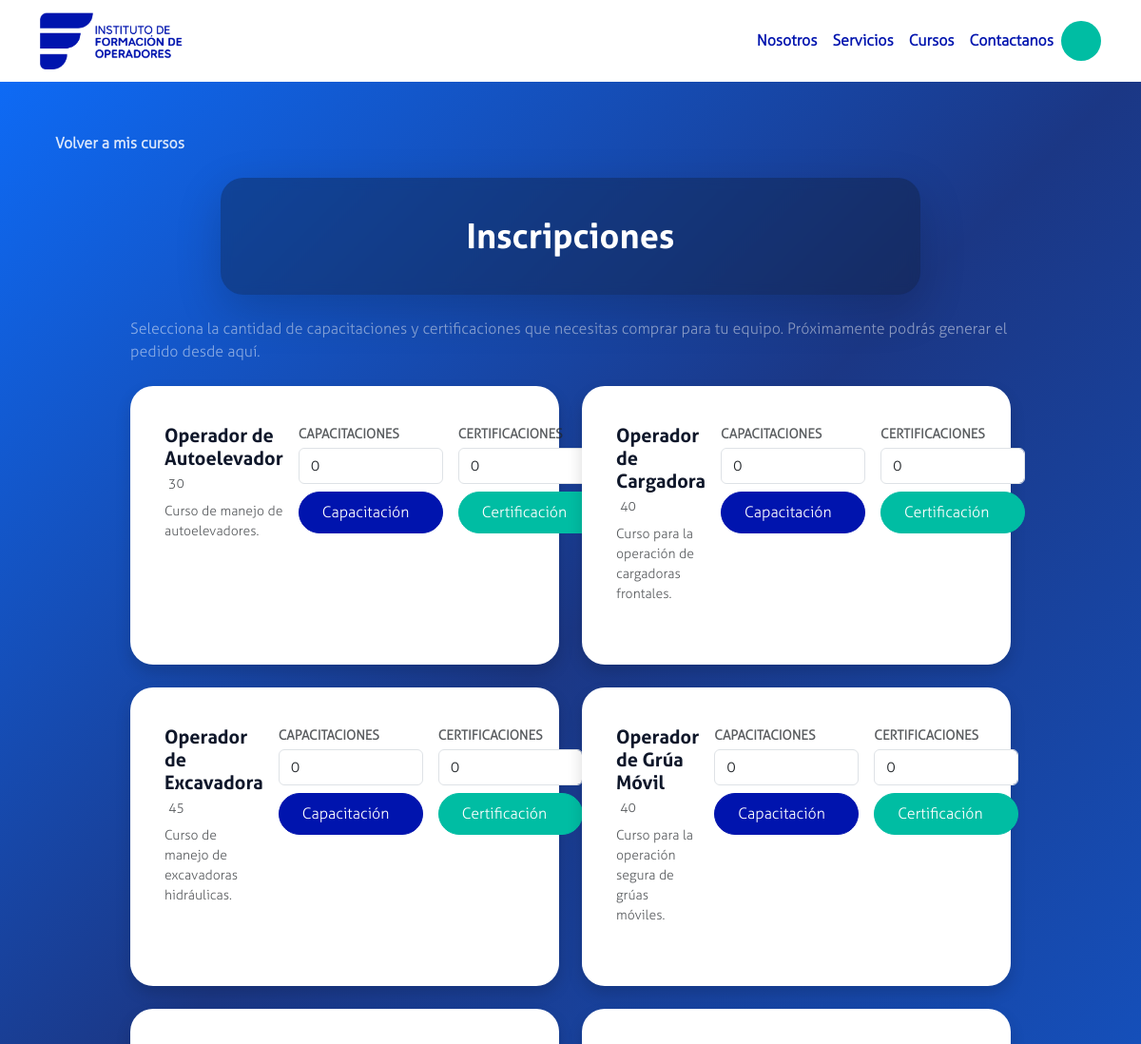
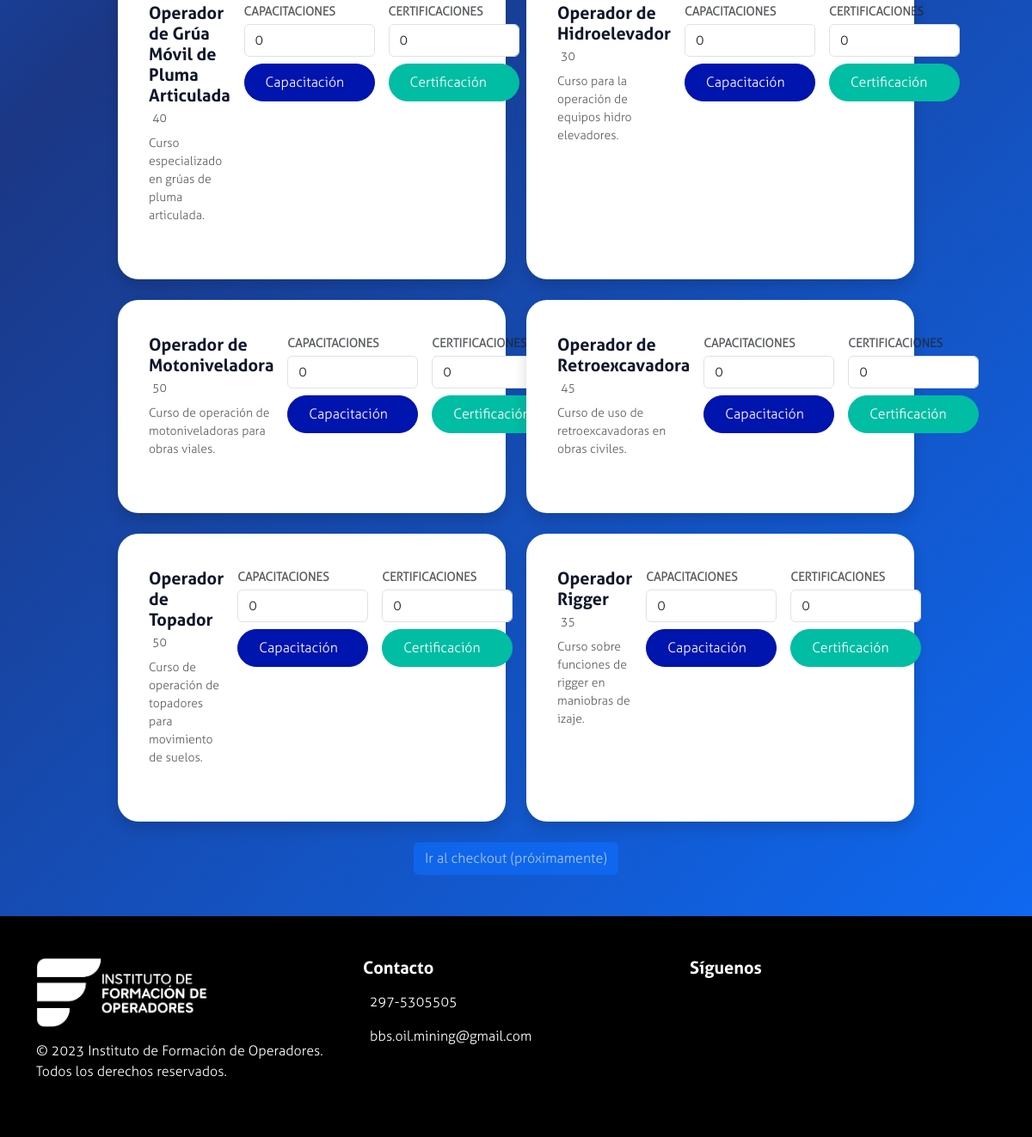
Screenshot of /inscripciones.php (signed in) with the database file from the repository (2 pictures, top to bottom).
### tables this page shows
CREATE TABLE `cursos` (
  `id_curso` int(11) NOT NULL,
  `nombre_curso` varchar(100) NOT NULL,
  `descripcion_curso` varchar(255) NOT NULL,
  `duracion` int(10) NOT NULL,
  `objetivos` varchar(100) NOT NULL,
  `id_complejidad` int(11) DEFAULT NULL
);

### inscripciones.php (the view, shortened to what this page needs)
<?php
$page_styles = '<link rel="stylesheet" href="assets/styles/style_configuracion.css">';
    ?>
    <?php
$pdo = getPdo();
$courses = [];
$coursesError = null;
try {
    $sqlCourses = <<<SQL
SELECT id_curso, nombre_curso, descripcion_curso, duracion, '' AS categoria
FROM cursos
ORDER BY nombre_curso ASC
SQL;
    $stmtCourses = $pdo->query($sqlCourses);
    $courses = $stmtCourses->fetchAll(PDO::FETCH_ASSOC);
} catch (Throwable $exception) {
    error_log('inscripciones.php courses query: ' . $exception->getMessage());
    $coursesError = 'No pudimos cargar la lista de cursos. Detalle: ' . $exception->getMessage();
}
?>
<!DOCTYPE html>
<html lang="es">
<?php include 'head.php'; ?>
<body class="config-page d-flex flex-column min-vh-100">
<?php include 'nav.php'; ?>
<header class="config-hero">
    <div class="container">
        <a href="mis_cursos.php" class="config-back"><i class="fas fa-arrow-left me-2"></i>Volver a mis cursos</a>
        <div class="row justify-content-center">
            <div class="col-xl-8">
                <div class="config-hero-card shadow-lg w-100 text-center">
                    <h1>Inscripciones</h1>
                </div>
            </div>
        </div>
    </div>
</header>
<main class="config-main flex-grow-1 py-5">
    <div class="container">
        <div class="row justify-content-center">
            <div class="col-12 col-xl-10">
                <div class="mb-4">
                    <p class="text-white-50 mb-0">Selecciona la cantidad de capacitaciones y certificaciones que necesitas comprar para tu equipo. Pr&oacute;ximamente podr&aacute;s generar el pedido desde aqu&iacute;.</p>
                </div>
                <?php if ($coursesError !== null): ?>
                    <div class="alert alert-danger" role="alert">
                        <?php echo htmlspecialchars($coursesError, ENT_QUOTES, 'UTF-8'); ?>
                    </div>
                <?php elseif (empty($courses)): ?>
                    <div class="config-card shadow text-center">
                        <p class="mb-0">Por el momento no hay cursos disponibles.</p>
                    </div>
                <?php else: ?>
                    <div class="row g-4">
                        <?php foreach ($courses as $course): ?>
                            <?php
                                $courseId = (int)($course['id_curso'] ?? 0);
                                $courseName = $course['nombre_curso'] ?? 'Curso';
                                $courseDesc = (string)($course['descripcion_curso'] ?? '');
                                if (function_exists('mb_strlen')) {
                                    $courseDescShort = mb_strlen($courseDesc, 'UTF-8') > 200
                                        ? mb_substr($courseDesc, 0, 200, 'UTF-8') . '...'
                                        : $courseDesc;
                                } else {
                                    $courseDescShort = strlen($courseDesc) > 200
                                        ? substr($courseDesc, 0, 200) . '...'
                                        : $courseDesc;
                                }
                                $courseDuration = $course['duracion'] ?? '';
                            ?>
                            <div class="col-12 col-lg-6">
                                <div class="config-card shadow mb-4 text-start h-100 d-flex flex-column">
                                    <div class="d-flex flex-column flex-md-row justify-content-between gap-3">
                                        <div class="flex-grow-1">
                                            <h2 class="h5 mb-1"><?php echo htmlspecialchars($courseName, ENT_QUOTES, 'UTF-8'); ?></h2>
                                            <div class="text-muted small mb-2">
                                                <?php if ($courseDuration !== ''): ?>
                                                    <span class="me-3"><i class="bi bi-clock me-1"></i><?php echo htmlspecialchars((string)$courseDuration, ENT_QUOTES, 'UTF-8'); ?></span>
                                                <?php endif; ?>
                                            </div>
                                            <p class="text-muted small mb-0"><?php echo htmlspecialchars($courseDescShort, ENT_QUOTES, 'UTF-8'); ?></p>
                                        </div>
                                        <div class="d-flex flex-column flex-md-row gap-3 align-items-stretch" style="min-width: 320px;">
                                            <div class="d-flex flex-column flex-fill">
                                                <span class="text-muted text-uppercase fw-semibold small">Capacitaciones</span>
                                                <input type="number" class="form-control mt-1" min="0" step="1" value="0" name="cap_<?php echo $courseId; ?>">
                                                <a class="btn btn-primary btn-pill d-inline-flex align-items-center mt-2 text-nowrap" href="capacitacion.php?id_curso=<?php echo urlencode((string)$courseId); ?>">
                                                    <i class="bi bi-activity me-2"></i>Capacitaci&oacute;n
                                                </a>
                                            </div>
                                            <div class="d-flex flex-column flex-fill">
                                                <span class="text-muted text-uppercase fw-semibold small">Certificaciones</span>
                                                <input type="number" class="form-control mt-1" min="0" step="1" value="0" name="cert_<?php echo $courseId; ?>">
                                                <a class="btn btn-secondary btn-pill d-inline-flex align-items-center mt-2 text-nowrap" href="certificacion.php?id_curso=<?php echo urlencode((string)$courseId); ?>">
                                                    <i class="bi bi-award me-2"></i>Certificaci&oacute;n
                                                </a>
                                            </div>
                                        </div>
                                    </div>
                                </div>
                            </div>
                        <?php endforeach; ?>
                    </div>
                    <div class="text-center mt-4">
                        <button type="button" class="btn btn-primary" disabled>Ir al checkout (pr&oacute;ximamente)</button>
                    </div>
                <?php endif; ?>
            </div>
        </div>
    </div>
</main>
<?php include 'footer.php'; ?>
</body>
</html>

### assets/styles/style.css (style rules this page uses)
:root { --color-primary: #00BDA3; --color-primary-rgb: 0, 189, 163; --color-secondary: #0014AE; --color-light: #FFFFFF; --color-gray-light: #F5F5F5; --color-gray-dark: #585856; --color-dark: #000000; --navbar-height: 5rem; }
body { font-family: 'aller_lt'; margin: 0; background-color: var(--color-light); background-size: 100px 100px; position: relative; overflow-x: hidden; background: linear-gradient(135deg, #0014AE 0%, #00BDA3 100%); }
h1, h2, h3, h4, h5, h6 { font-family: 'aller_b'; }
.btn-primary { background-color: var(--color-secondary); border-color: var(--color-secondary); }
.btn-secondary { background-color: var(--color-primary); border-color: var(--color-primary); }
html { scroll-behavior: smooth; scroll-padding-top: var(--navbar-height); }
.btn-pill { border-radius: 999px; padding: .55rem 1rem; }

### assets/styles/style_configuracion.css (style rules this page uses)
.config-hero { padding: 3rem 0 1rem; color: #ffffff; }
.config-back { display: inline-flex; align-items: center; gap: .5rem; font-weight: 600; color: rgba(255,255,255,.85); text-decoration: none; margin-bottom: 1.5rem; transition: transform .2s ease, color .2s ease; }
.config-hero-card { margin: 0 auto; max-width: 100%; background: rgba(15, 23, 42, 0.35); border-radius: 1.5rem; padding: 2.5rem; backdrop-filter: blur(6px); }
.config-hero-card h1 { font-size: clamp(1.8rem, 3vw, 2.4rem); margin: 0; text-align: center; color: #ffffff; }
.config-main { margin-top: -2.5rem; }
.config-card { background: #ffffff; border-radius: 1.5rem; padding: 2.5rem 2.25rem; border: none; }

### rows the page displays
cursos: nombre_curso "Operador de Autoelevador", duracion "30", descripcion_curso "Curso de manejo de autoelevadores."
cursos: nombre_curso "Operador de Cargadora", duracion "40", descripcion_curso "Curso para la operación de cargadoras frontales."
cursos: nombre_curso "Operador de Excavadora", duracion "45", descripcion_curso "Curso de manejo de excavadoras hidráulicas."
cursos: nombre_curso "Operador de Grúa Móvil", duracion "40", descripcion_curso "Curso para la operación segura de grúas móviles."
cursos: nombre_curso "Operador de Grúa Móvil de Pluma Articulada", duracion "40", descripcion_curso "Curso especializado en grúas de pluma articulada."
cursos: nombre_curso "Operador de Hidroelevador", duracion "30", descripcion_curso "Curso para la operación de equipos hidro elevadores."
cursos: nombre_curso "Operador de Motoniveladora", duracion "50", descripcion_curso "Curso de operación de motoniveladoras para obras viales."
cursos: nombre_curso "Operador de Retroexcavadora", duracion "45", descripcion_curso "Curso de uso de retroexcavadoras en obras civiles."
cursos: nombre_curso "Operador de Topador", duracion "50", descripcion_curso "Curso de operación de topadores para movimiento de suelos."
cursos: nombre_curso "Operador Rigger", duracion "35", descripcion_curso "Curso sobre funciones de rigger en maniobras de izaje."
